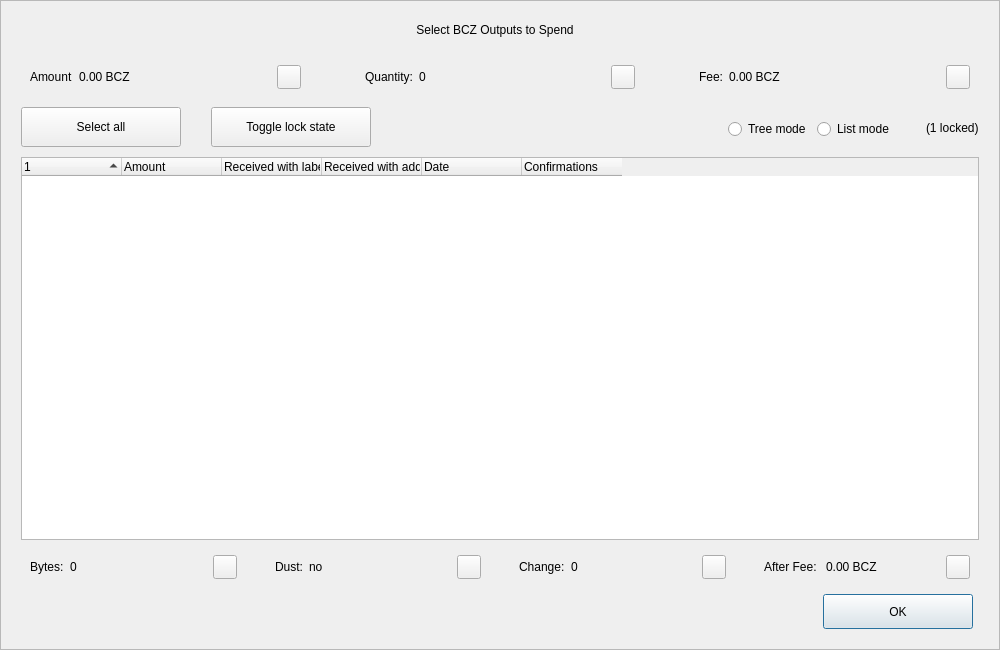
<?xml version="1.0" encoding="UTF-8"?>
<ui version="4.0">
 <class>CoinControlDialog</class>
 <widget class="QDialog" name="CoinControlDialog">
  <property name="geometry">
   <rect>
    <x>0</x>
    <y>0</y>
    <width>1000</width>
    <height>650</height>
   </rect>
  </property>
  <property name="minimumSize">
   <size>
    <width>950</width>
    <height>650</height>
   </size>
  </property>
  <property name="windowTitle">
   <string>Coin Selection</string>
  </property>
  <property name="styleSheet">
   <string notr="true"/>
  </property>
  <layout class="QVBoxLayout" name="verticalLayout">
   <property name="spacing">
    <number>0</number>
   </property>
   <property name="leftMargin">
    <number>0</number>
   </property>
   <property name="topMargin">
    <number>0</number>
   </property>
   <property name="rightMargin">
    <number>0</number>
   </property>
   <property name="bottomMargin">
    <number>0</number>
   </property>
   <item>
    <widget class="QFrame" name="frameContainer">
     <property name="toolTipDuration">
      <number>0</number>
     </property>
     <property name="frameShape">
      <enum>QFrame::StyledPanel</enum>
     </property>
     <property name="frameShadow">
      <enum>QFrame::Raised</enum>
     </property>
     <layout class="QVBoxLayout" name="verticalLayout_2">
      <property name="leftMargin">
       <number>0</number>
      </property>
      <property name="rightMargin">
       <number>0</number>
      </property>
      <property name="bottomMargin">
       <number>20</number>
      </property>
      <item>
       <layout class="QHBoxLayout" name="horizontalLayout_12">
        <property name="spacing">
         <number>0</number>
        </property>
        <property name="leftMargin">
         <number>20</number>
        </property>
        <property name="rightMargin">
         <number>30</number>
        </property>
        <item>
         <spacer name="horizontalSpacer_4">
          <property name="orientation">
           <enum>Qt::Horizontal</enum>
          </property>
          <property name="sizeHint" stdset="0">
           <size>
            <width>40</width>
            <height>20</height>
           </size>
          </property>
         </spacer>
        </item>
        <item>
         <widget class="QLabel" name="labelTitle">
          <property name="minimumSize">
           <size>
            <width>0</width>
            <height>40</height>
           </size>
          </property>
          <property name="maximumSize">
           <size>
            <width>16777215</width>
            <height>40</height>
           </size>
          </property>
          <property name="text">
           <string>Select BCZ Outputs to Spend</string>
          </property>
          <property name="alignment">
           <set>Qt::AlignCenter</set>
          </property>
          <property name="margin">
           <number>7</number>
          </property>
         </widget>
        </item>
        <item>
         <spacer name="horizontalSpacer_5">
          <property name="orientation">
           <enum>Qt::Horizontal</enum>
          </property>
          <property name="sizeHint" stdset="0">
           <size>
            <width>40</width>
            <height>20</height>
           </size>
          </property>
         </spacer>
        </item>
       </layout>
      </item>
      <item>
       <layout class="QHBoxLayout" name="horizontalLayout_8">
        <property name="leftMargin">
         <number>20</number>
        </property>
        <property name="rightMargin">
         <number>20</number>
        </property>
        <item>
         <widget class="QWidget" name="layoutAmount" native="true">
          <layout class="QHBoxLayout" name="horizontalLayout_9" stretch="0,1,0">
           <item>
            <widget class="QLabel" name="labelCoinControlAmountText">
             <property name="text">
              <string>Amount</string>
             </property>
            </widget>
           </item>
           <item>
            <widget class="QLabel" name="labelCoinControlAmount">
             <property name="text">
              <string>0.00 BCZ</string>
             </property>
            </widget>
           </item>
           <item alignment="Qt::AlignHCenter|Qt::AlignVCenter">
            <widget class="QPushButton" name="pushButtonAmount">
             <property name="minimumSize">
              <size>
               <width>0</width>
               <height>24</height>
              </size>
             </property>
             <property name="maximumSize">
              <size>
               <width>24</width>
               <height>26</height>
              </size>
             </property>
             <property name="focusPolicy">
              <enum>Qt::NoFocus</enum>
             </property>
             <property name="styleSheet">
              <string notr="true">padding-bottom:2px;
padding-right:4px;</string>
             </property>
             <property name="text">
              <string/>
             </property>
            </widget>
           </item>
          </layout>
         </widget>
        </item>
        <item>
         <spacer name="horizontalSpacer_2">
          <property name="orientation">
           <enum>Qt::Horizontal</enum>
          </property>
          <property name="sizeType">
           <enum>QSizePolicy::Fixed</enum>
          </property>
          <property name="sizeHint" stdset="0">
           <size>
            <width>40</width>
            <height>20</height>
           </size>
          </property>
         </spacer>
        </item>
        <item>
         <widget class="QWidget" name="layoutQuantity" native="true">
          <layout class="QHBoxLayout" name="horizontalLayout_10" stretch="0,1,0">
           <item>
            <widget class="QLabel" name="labelCoinControlQuantityText">
             <property name="text">
              <string>Quantity:</string>
             </property>
            </widget>
           </item>
           <item>
            <widget class="QLabel" name="labelCoinControlQuantity">
             <property name="text">
              <string>0</string>
             </property>
            </widget>
           </item>
           <item alignment="Qt::AlignHCenter|Qt::AlignVCenter">
            <widget class="QPushButton" name="pushButtonQuantity">
             <property name="minimumSize">
              <size>
               <width>0</width>
               <height>24</height>
              </size>
             </property>
             <property name="maximumSize">
              <size>
               <width>24</width>
               <height>26</height>
              </size>
             </property>
             <property name="focusPolicy">
              <enum>Qt::NoFocus</enum>
             </property>
             <property name="styleSheet">
              <string notr="true">padding-bottom:2px;
               padding-right:4px;</string>
             </property>
             <property name="text">
              <string/>
             </property>
            </widget>
           </item>
          </layout>
         </widget>
        </item>
        <item>
         <spacer name="horizontalSpacer_22">
          <property name="orientation">
           <enum>Qt::Horizontal</enum>
          </property>
          <property name="sizeType">
           <enum>QSizePolicy::Fixed</enum>
          </property>
          <property name="sizeHint" stdset="0">
           <size>
            <width>40</width>
            <height>20</height>
           </size>
          </property>
         </spacer>
        </item>
        <item>
         <widget class="QWidget" name="layoutFee" native="true">
          <layout class="QHBoxLayout" name="horizontalLayout_11" stretch="0,1,0">
           <item>
            <widget class="QLabel" name="labelCoinControlFeeText">
             <property name="text">
              <string>Fee:</string>
             </property>
            </widget>
           </item>
           <item>
            <widget class="QLabel" name="labelCoinControlFee">
             <property name="text">
              <string>0.00 BCZ</string>
             </property>
            </widget>
           </item>
           <item alignment="Qt::AlignHCenter|Qt::AlignVCenter">
            <widget class="QPushButton" name="pushButtonFee">
             <property name="minimumSize">
              <size>
               <width>0</width>
               <height>24</height>
              </size>
             </property>
             <property name="maximumSize">
              <size>
               <width>24</width>
               <height>26</height>
              </size>
             </property>
             <property name="focusPolicy">
              <enum>Qt::NoFocus</enum>
             </property>
             <property name="styleSheet">
              <string notr="true">padding-bottom:2px;
               padding-right:4px;</string>
             </property>
             <property name="text">
              <string/>
             </property>
            </widget>
           </item>
          </layout>
         </widget>
        </item>
       </layout>
      </item>
      <item>
       <widget class="QFrame" name="frame">
        <property name="minimumSize">
         <size>
          <width>0</width>
          <height>40</height>
         </size>
        </property>
        <property name="styleSheet">
         <string notr="true">#frame {
	border:0;
}</string>
        </property>
        <property name="frameShape">
         <enum>QFrame::StyledPanel</enum>
        </property>
        <property name="frameShadow">
         <enum>QFrame::Sunken</enum>
        </property>
        <layout class="QHBoxLayout" name="horizontalLayout">
         <property name="spacing">
          <number>0</number>
         </property>
         <property name="leftMargin">
          <number>20</number>
         </property>
         <property name="topMargin">
          <number>0</number>
         </property>
         <property name="rightMargin">
          <number>20</number>
         </property>
         <property name="bottomMargin">
          <number>0</number>
         </property>
         <item>
          <layout class="QHBoxLayout" name="horizontalLayoutPanel" stretch="0,0,0,0,0,0">
           <property name="spacing">
            <number>20</number>
           </property>
           <item>
            <widget class="QPushButton" name="pushButtonSelectAll">
             <property name="sizePolicy">
              <sizepolicy hsizetype="Maximum" vsizetype="Fixed">
               <horstretch>0</horstretch>
               <verstretch>0</verstretch>
              </sizepolicy>
             </property>
             <property name="minimumSize">
              <size>
               <width>160</width>
               <height>40</height>
              </size>
             </property>
             <property name="maximumSize">
              <size>
               <width>16777215</width>
               <height>40</height>
              </size>
             </property>
             <property name="text">
              <string>Select all</string>
             </property>
             <property name="checkable">
              <bool>true</bool>
             </property>
             <property name="checked">
              <bool>false</bool>
             </property>
             <property name="autoExclusive">
              <bool>false</bool>
             </property>
             <property name="autoDefault">
              <bool>false</bool>
             </property>
            </widget>
           </item>
           <item>
            <spacer name="horizontalSpacer_6">
             <property name="orientation">
              <enum>Qt::Horizontal</enum>
             </property>
             <property name="sizeType">
              <enum>QSizePolicy::Fixed</enum>
             </property>
             <property name="sizeHint" stdset="0">
              <size>
               <width>10</width>
               <height>20</height>
              </size>
             </property>
            </spacer>
           </item>
           <item>
            <widget class="QPushButton" name="pushButtonToggleLock">
             <property name="sizePolicy">
              <sizepolicy hsizetype="Maximum" vsizetype="Fixed">
               <horstretch>0</horstretch>
               <verstretch>0</verstretch>
              </sizepolicy>
             </property>
             <property name="minimumSize">
              <size>
               <width>160</width>
               <height>40</height>
              </size>
             </property>
             <property name="maximumSize">
              <size>
               <width>16777215</width>
               <height>40</height>
              </size>
             </property>
             <property name="text">
              <string>Toggle lock state</string>
             </property>
             <property name="checkable">
              <bool>true</bool>
             </property>
             <property name="autoExclusive">
              <bool>false</bool>
             </property>
             <property name="autoDefault">
              <bool>false</bool>
             </property>
            </widget>
           </item>
           <item>
            <spacer name="horizontalSpacer_7">
             <property name="orientation">
              <enum>Qt::Horizontal</enum>
             </property>
             <property name="sizeType">
              <enum>QSizePolicy::Expanding</enum>
             </property>
             <property name="sizeHint" stdset="0">
              <size>
               <width>30</width>
               <height>20</height>
              </size>
             </property>
            </spacer>
           </item>
           <item alignment="Qt::AlignRight">
            <widget class="QGroupBox" name="groupBox_2">
             <property name="styleSheet">
              <string notr="true">#groupBox_2 {
    background-color:transparent;
    border-radius:0;
}</string>
             </property>
             <property name="title">
              <string/>
             </property>
             <layout class="QHBoxLayout" name="horizontalLayout_14">
              <item>
               <widget class="QRadioButton" name="radioTreeMode">
                <property name="sizePolicy">
                 <sizepolicy hsizetype="Maximum" vsizetype="Fixed">
                  <horstretch>0</horstretch>
                  <verstretch>0</verstretch>
                 </sizepolicy>
                </property>
                <property name="text">
                 <string>Tree mode</string>
                </property>
               </widget>
              </item>
              <item>
               <widget class="QRadioButton" name="radioListMode">
                <property name="sizePolicy">
                 <sizepolicy hsizetype="Maximum" vsizetype="Fixed">
                  <horstretch>0</horstretch>
                  <verstretch>0</verstretch>
                 </sizepolicy>
                </property>
                <property name="text">
                 <string>List mode</string>
                </property>
                <property name="checked">
                 <bool>false</bool>
                </property>
               </widget>
              </item>
             </layout>
            </widget>
           </item>
           <item>
            <widget class="QLabel" name="labelLocked">
             <property name="text">
              <string>(1 locked)</string>
             </property>
            </widget>
           </item>
          </layout>
         </item>
        </layout>
       </widget>
      </item>
      <item>
       <layout class="QHBoxLayout" name="horizontalLayout_13">
        <property name="leftMargin">
         <number>20</number>
        </property>
        <property name="rightMargin">
         <number>20</number>
        </property>
        <item>
         <widget class="CoinControlTreeWidget" name="treeWidget">
          <property name="contextMenuPolicy">
           <enum>Qt::CustomContextMenu</enum>
          </property>
          <property name="styleSheet">
           <string notr="true"/>
          </property>
          <property name="sortingEnabled">
           <bool>false</bool>
          </property>
          <property name="columnCount">
           <number>6</number>
          </property>
          <attribute name="headerShowSortIndicator" stdset="0">
           <bool>true</bool>
          </attribute>
          <attribute name="headerStretchLastSection">
           <bool>false</bool>
          </attribute>
          <column>
           <property name="text">
            <string/>
           </property>
          </column>
          <column>
           <property name="text">
            <string>Amount</string>
           </property>
          </column>
          <column>
           <property name="text">
            <string>Received with label</string>
           </property>
          </column>
          <column>
           <property name="text">
            <string>Received with address</string>
           </property>
          </column>
          <column>
           <property name="text">
            <string>Date</string>
           </property>
          </column>
          <column>
           <property name="text">
            <string>Confirmations</string>
           </property>
           <property name="toolTip">
            <string>Confirmed</string>
           </property>
          </column>
         </widget>
        </item>
       </layout>
      </item>
      <item>
       <layout class="QHBoxLayout" name="horizontalLayout_3">
        <property name="spacing">
         <number>20</number>
        </property>
        <property name="leftMargin">
         <number>20</number>
        </property>
        <property name="rightMargin">
         <number>20</number>
        </property>
        <item>
         <widget class="QWidget" name="layoutBytes" native="true">
          <layout class="QHBoxLayout" name="horizontalLayout_4" stretch="0,1,0">
           <item>
            <widget class="QLabel" name="labelCoinControlBytesText">
             <property name="text">
              <string>Bytes:</string>
             </property>
            </widget>
           </item>
           <item>
            <widget class="QLabel" name="labelCoinControlBytes">
             <property name="text">
              <string>0</string>
             </property>
            </widget>
           </item>
           <item alignment="Qt::AlignHCenter|Qt::AlignVCenter">
            <widget class="QPushButton" name="pushButtonBytes">
             <property name="minimumSize">
              <size>
               <width>0</width>
               <height>24</height>
              </size>
             </property>
             <property name="maximumSize">
              <size>
               <width>24</width>
               <height>26</height>
              </size>
             </property>
             <property name="focusPolicy">
              <enum>Qt::NoFocus</enum>
             </property>
             <property name="styleSheet">
              <string notr="true">padding-bottom:2px;
               padding-right:4px;</string>
             </property>
             <property name="text">
              <string/>
             </property>
            </widget>
           </item>
          </layout>
         </widget>
        </item>
        <item>
         <widget class="QWidget" name="layoutDust" native="true">
          <layout class="QHBoxLayout" name="horizontalLayout_5" stretch="0,1,0">
           <item>
            <widget class="QLabel" name="labelCoinControlLowOutputText">
             <property name="text">
              <string>Dust:</string>
             </property>
            </widget>
           </item>
           <item>
            <widget class="QLabel" name="labelCoinControlLowOutput">
             <property name="text">
              <string>no</string>
             </property>
            </widget>
           </item>
           <item alignment="Qt::AlignHCenter|Qt::AlignVCenter">
            <widget class="QPushButton" name="pushButtonDust">
             <property name="minimumSize">
              <size>
               <width>0</width>
               <height>24</height>
              </size>
             </property>
             <property name="maximumSize">
              <size>
               <width>24</width>
               <height>26</height>
              </size>
             </property>
             <property name="focusPolicy">
              <enum>Qt::NoFocus</enum>
             </property>
             <property name="styleSheet">
              <string notr="true">padding-bottom:2px;
               padding-right:4px;</string>
             </property>
             <property name="text">
              <string/>
             </property>
            </widget>
           </item>
          </layout>
         </widget>
        </item>
        <item>
         <widget class="QWidget" name="layoutChange" native="true">
          <layout class="QHBoxLayout" name="horizontalLayout_6" stretch="0,1,0">
           <item>
            <widget class="QLabel" name="labelCoinControlChangeText">
             <property name="text">
              <string>Change:</string>
             </property>
            </widget>
           </item>
           <item>
            <widget class="QLabel" name="labelCoinControlChange">
             <property name="text">
              <string>0</string>
             </property>
            </widget>
           </item>
           <item alignment="Qt::AlignHCenter|Qt::AlignVCenter">
            <widget class="QPushButton" name="pushButtonChange">
             <property name="minimumSize">
              <size>
               <width>0</width>
               <height>24</height>
              </size>
             </property>
             <property name="maximumSize">
              <size>
               <width>24</width>
               <height>26</height>
              </size>
             </property>
             <property name="focusPolicy">
              <enum>Qt::NoFocus</enum>
             </property>
             <property name="styleSheet">
              <string notr="true">padding-bottom:2px;
               padding-right:4px;</string>
             </property>
             <property name="text">
              <string/>
             </property>
            </widget>
           </item>
          </layout>
         </widget>
        </item>
        <item>
         <widget class="QWidget" name="layoutAfter" native="true">
          <layout class="QHBoxLayout" name="horizontalLayout_7" stretch="0,1,0">
           <item>
            <widget class="QLabel" name="labelCoinControlAfterFeeText">
             <property name="text">
              <string>After Fee: </string>
             </property>
            </widget>
           </item>
           <item>
            <widget class="QLabel" name="labelCoinControlAfterFee">
             <property name="text">
              <string>0.00 BCZ</string>
             </property>
            </widget>
           </item>
           <item alignment="Qt::AlignHCenter|Qt::AlignVCenter">
            <widget class="QPushButton" name="pushButtonAlterFee">
             <property name="minimumSize">
              <size>
               <width>0</width>
               <height>24</height>
              </size>
             </property>
             <property name="maximumSize">
              <size>
               <width>24</width>
               <height>26</height>
              </size>
             </property>
             <property name="focusPolicy">
              <enum>Qt::NoFocus</enum>
             </property>
             <property name="styleSheet">
              <string notr="true">padding-bottom:2px;
               padding-right:4px;</string>
             </property>
             <property name="text">
              <string/>
             </property>
            </widget>
           </item>
          </layout>
         </widget>
        </item>
       </layout>
      </item>
      <item>
       <layout class="QHBoxLayout" name="horizontalLayout_2">
        <property name="spacing">
         <number>0</number>
        </property>
        <property name="leftMargin">
         <number>20</number>
        </property>
        <property name="rightMargin">
         <number>26</number>
        </property>
        <item>
         <spacer name="horizontalSpacer_3">
          <property name="orientation">
           <enum>Qt::Horizontal</enum>
          </property>
          <property name="sizeHint" stdset="0">
           <size>
            <width>558</width>
            <height>20</height>
           </size>
          </property>
         </spacer>
        </item>
        <item>
         <widget class="QPushButton" name="pushButtonOk">
          <property name="minimumSize">
           <size>
            <width>150</width>
            <height>35</height>
           </size>
          </property>
          <property name="text">
           <string>OK</string>
          </property>
         </widget>
        </item>
       </layout>
      </item>
     </layout>
    </widget>
   </item>
  </layout>
 </widget>
 <customwidgets>
  <customwidget>
   <class>CoinControlTreeWidget</class>
   <extends>QTreeWidget</extends>
   <header>coincontroltreewidget.h</header>
  </customwidget>
 </customwidgets>
 <resources/>
 <connections/>
</ui>
